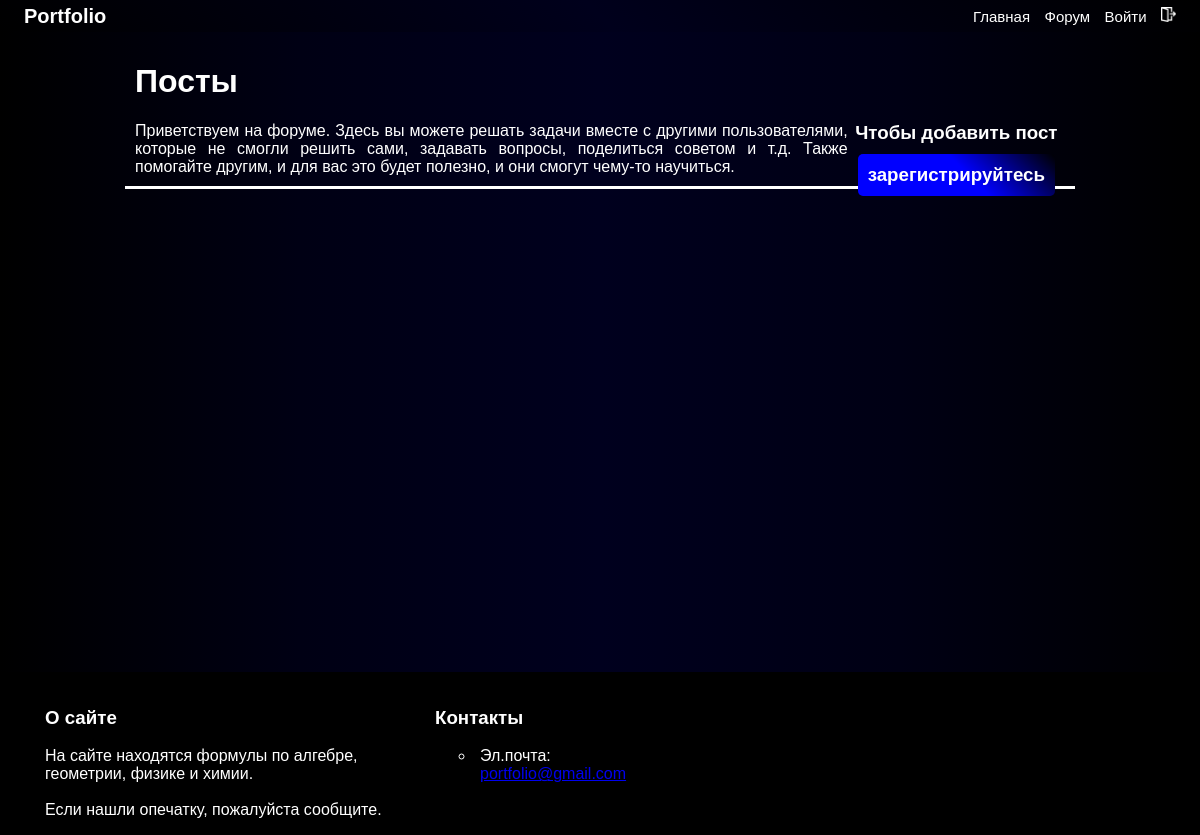
The app's page /post/all, older data.
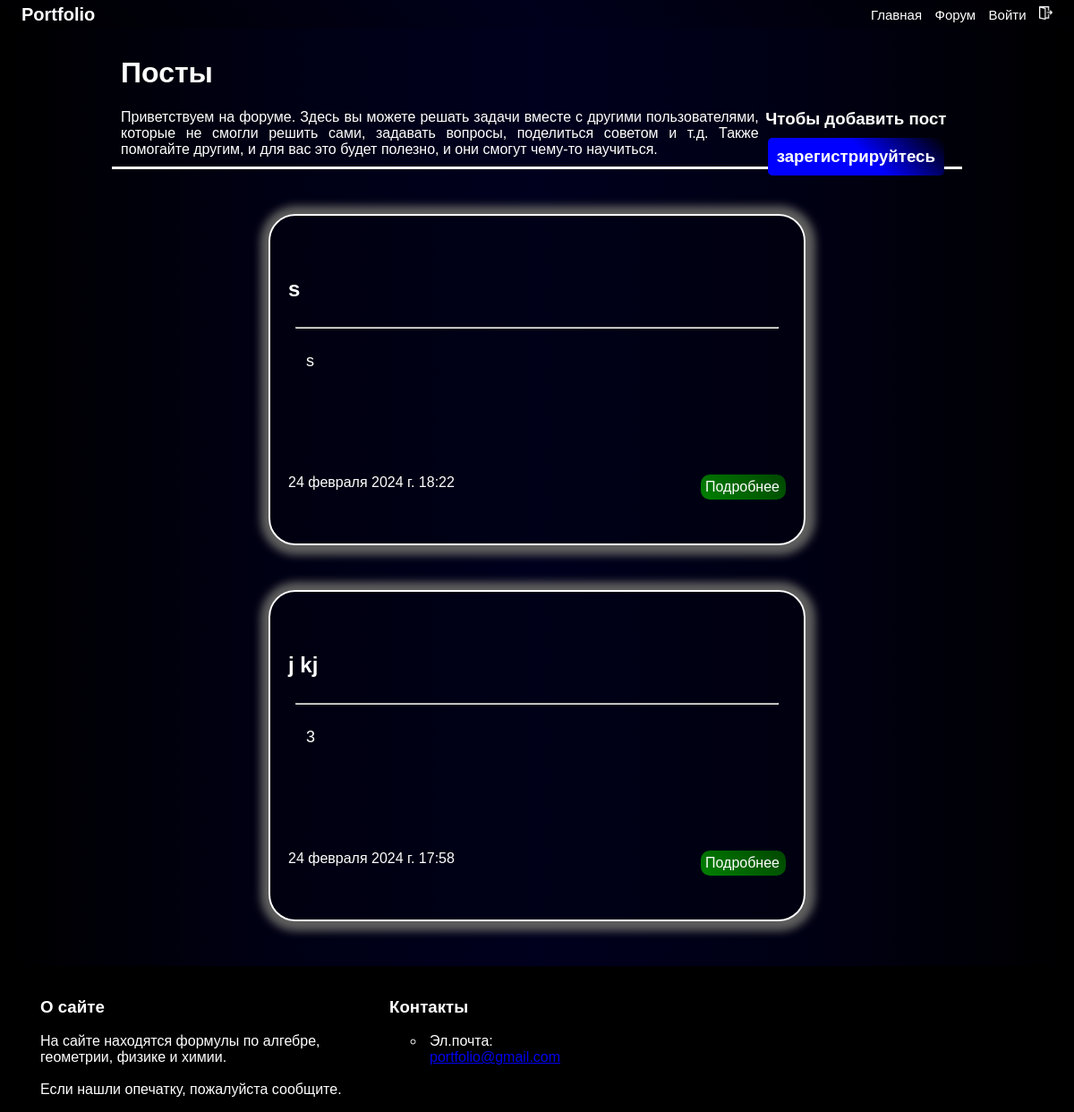
The same page, newer data.
### news/models.py (models this page shows, shortened)
class Post(models.Model):
    name = models.CharField('Название статьи', max_length = 200)
    content = models.TextField('Содержимое')
    date = models.DateTimeField('Дата', auto_now_add = True)
    author = models.CharField('Автор', max_length = 25)

### news/views.py (the view)
# urls.py: path('all', views.posts, name = 'posts'),
def posts(request):
    posts = Post.objects.order_by('-date')[:50]
    return render(request, 'main/index_4.html', {'posts': posts})

### main/templates/main/index_4.html (shortened to what this page needs)
{% extends 'main/layout.html' %}
{% load static %}
{% block css %}
    <link rel="stylesheet" href="{% static 'main/styles/css_4.css' %}">
{% endblock %}
{% block body %}
    <div id="block_2">
        <h1>Посты</h1>
        <div id="ins">
            {% if user.is_authenticated %}
                <h3 id="btt"><a href="{% url 'add_post' %}">+ Добавить пост</a></h3>
            {% else %}
            <h3 id="btt">Чтобы добавить пост<a href="{% url 'login' %}">зарегистрируйтесь</a></h3>
            {% endif %}
            Приветствуем на форуме. Здесь вы можете решать задачи вместе с другими пользователями, которые не смогли решить сами, задавать вопросы, поделиться советом и т.д. Также помогайте другим, и для вас это будет полезно, и они смогут чему-то научиться.
        </div>
    </div>
    {% for el in posts %}
        <div class="post">
            <h2>{{ el.name }}</h2>
            <hr>
            <div class="txt">
                <p>{{ el.content }}</p>
            </div>
            <div id="information">
                {{ el.date }}
                <a href="{% url 'post' el.id %}" class="detailes">Подробнее</a>
            </div>
        </div>
    {% endfor %}
{% endblock %}

Row changes from the older to the newer data that the page shows:
added Post: name "s", content "s", date "24 февраля 2024 г. 18:22"
added Post: name "j kj", content "3", date "24 февраля 2024 г. 17:58"
